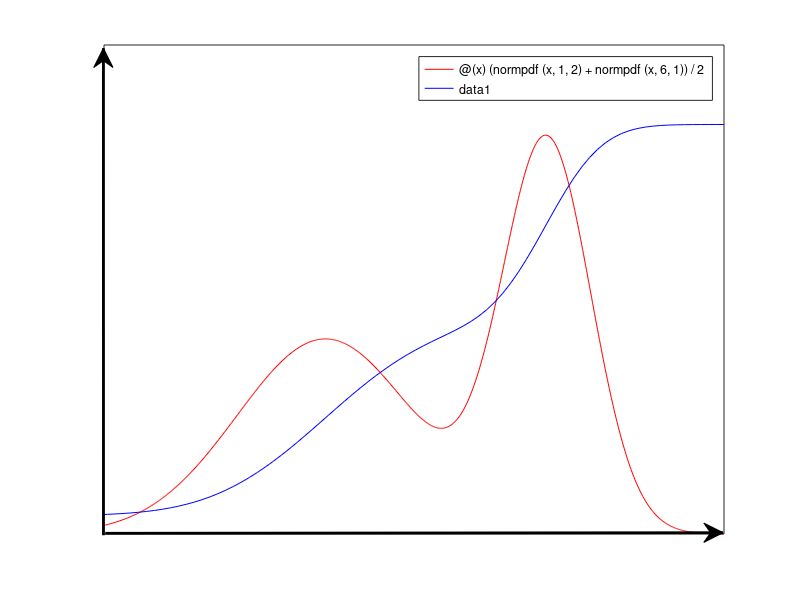

The MATLAB script that drew this image: (Note: this script raises an error after producing the figure.)
function demoPlotPdfCdf()

% Generate Bishop Figure 1.12 showing an arbitray PDF and its corresponding CDF.
% By Matt Dunham

pdf = @(x) (normpdf(x,1,2)+normpdf(x,6,1))/2;
fplot(pdf,[-10,10],'r');

cdf = @(x) quad(pdf,-3.99,x)/5 + 0.01; % /5 + 0.01 is a hack to super impose it overtop the pdf.

hold on;
fplot(cdf,[-10,10],'b');

axis([-4,10,0,0.25]);
set(gca,'XTick',[]);
set(gca,'YTick',[]);


%Auto generated

annotation(gcf,'arrow',[0.1293 0.1292],[0.1079 0.9197],'LineWidth',2);
annotation(gcf,'arrow',[0.1316 0.9039],[0.1112 0.1122],'LineWidth',2);

annotation(gcf,'rectangle','LineStyle','none',...
    'FaceColor',[0 0.749 0.749],...
    'Position',[0.3929 0.114 0.02 0.32]);


annotation(gcf,'textbox','String',{'p(x)'},'FontSize',12,...
    'FitHeightToText','off',...
    'LineStyle','none',...
    'Position',[0.58 0.7 0.04086 0.0446]);

annotation(gcf,'textbox','String',{'P(x)'},'FontSize',12,...
    'LineStyle','none',...
    'Position',[0.8214 0.7303 0.08372 0.06447]);

annotation(gcf,'textbox','String',{'dx'},'FitHeightToText','off',...
    'LineStyle','none',...
    'Position',[0.38 0.0765 0.02598 0.03286]);

annotation(gcf,'textbox','String',{'x'},'FitHeightToText','off',...
    'LineStyle','none',...
    'Position',[0.85 0.0765 0.02598 0.03286]);

end
